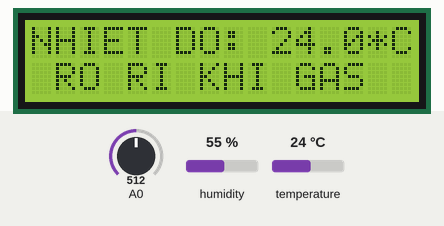
Bench run of a sketch on a simulated Arduino Uno, built with avr-gcc and run on an emulated ATmega328P. On the bench: 16×2 character LCD. The inputs (shaded band) are chosen by the test bench; at power-on: temperature 24 °C, A0 = 512, humidity 55 %.

Above: at 1.2 s.
1.3 s: temperature set to 41 °C
At 3.3 s:
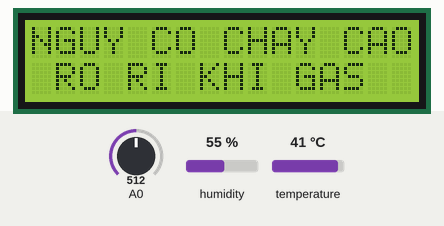
3.6 s: A0 set to 971
5.1 s: A0 set to 990
At 6.1 s:
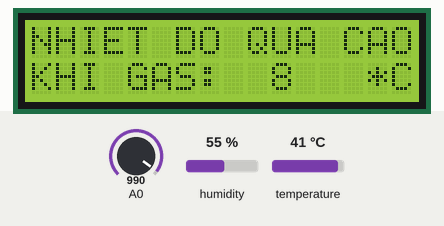
6.6 s: temperature set to 12 °C
At 7.1 s:
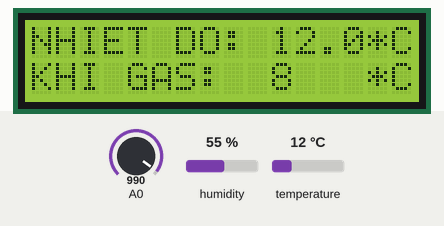
8.3 s: temperature set to 19 °C
At 9.3 s:
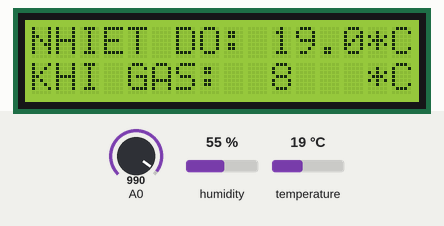
10.4 s: A0 set to 1023
Timing chart, 0 to 13.0 s (numbered marks = the images above; inputs shaded):
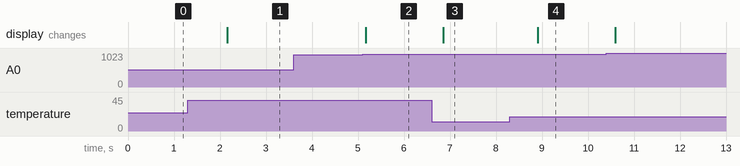

The sketch:

CODE_NHIET_DO_LCD.ino
```cpp
#include "DHT.h"

#define DHTPIN 2   //Chân kết nối với chân DHT11 là chân D2
#define DHTTYPE DHT11
DHT dht(DHTPIN, DHTTYPE);

#include <Wire.h>
#include <LiquidCrystal_I2C.h>
LiquidCrystal_I2C lcd(0x27,16,2);
int setnhiet = 35;
int setgas = 10;
void setup() {
  // put your setup code here, to run once:
  Serial.begin(9600);
dht.begin();
lcd.init();                      // initialize the lcd
  lcd.backlight();
}

void loop() {
  // put your main code here, to run repeatedly:
float t = dht.readTemperature();
int gas = map(analogRead(A0),600,1020,100,0);
if(gas >= 100) gas = 100;
if(gas <= 0) gas = 0;
if(t >= setnhiet && gas >= setgas){
  lcd.setCursor(0, 0);
  lcd.print("   CANH BAO!    ");
  lcd.setCursor(0, 0);
  lcd.print("NGUY CO CHAY CAO");
}
else{
if(t >= setnhiet){
  lcd.setCursor(0, 0);
  lcd.print("NHIET DO QUA CAO");
}
else {
  lcd.setCursor(0, 0);
  lcd.print("NHIET DO:     *C");
  lcd.setCursor(10, 0);
  lcd.print(t,1);
}

if(gas >= setgas){
  lcd.setCursor(0, 1);
  lcd.print(" RO RI KHI GAS  ");
}
else {
  lcd.setCursor(0, 1);
  lcd.print("KHI GAS:      *C");
  lcd.setCursor(10, 1);
  lcd.print(gas);
}

}
delay(300);
}
```

Measured:
- the behaviour switches between 982 and 983 on A0 (found by bisection; images 1 and 2)
- after the input at 1.3 s, the display: changes after 0.86 s (image 1)
- after the input at 3.6 s, every drawn part: stays the same
- after the input at 5.1 s, the display: changes after 0.06 s (image 2)
- after the input at 6.6 s, the display: changes after 0.26 s (image 3)
- after the input at 8.3 s, the display: changes after 0.61 s (image 4)
